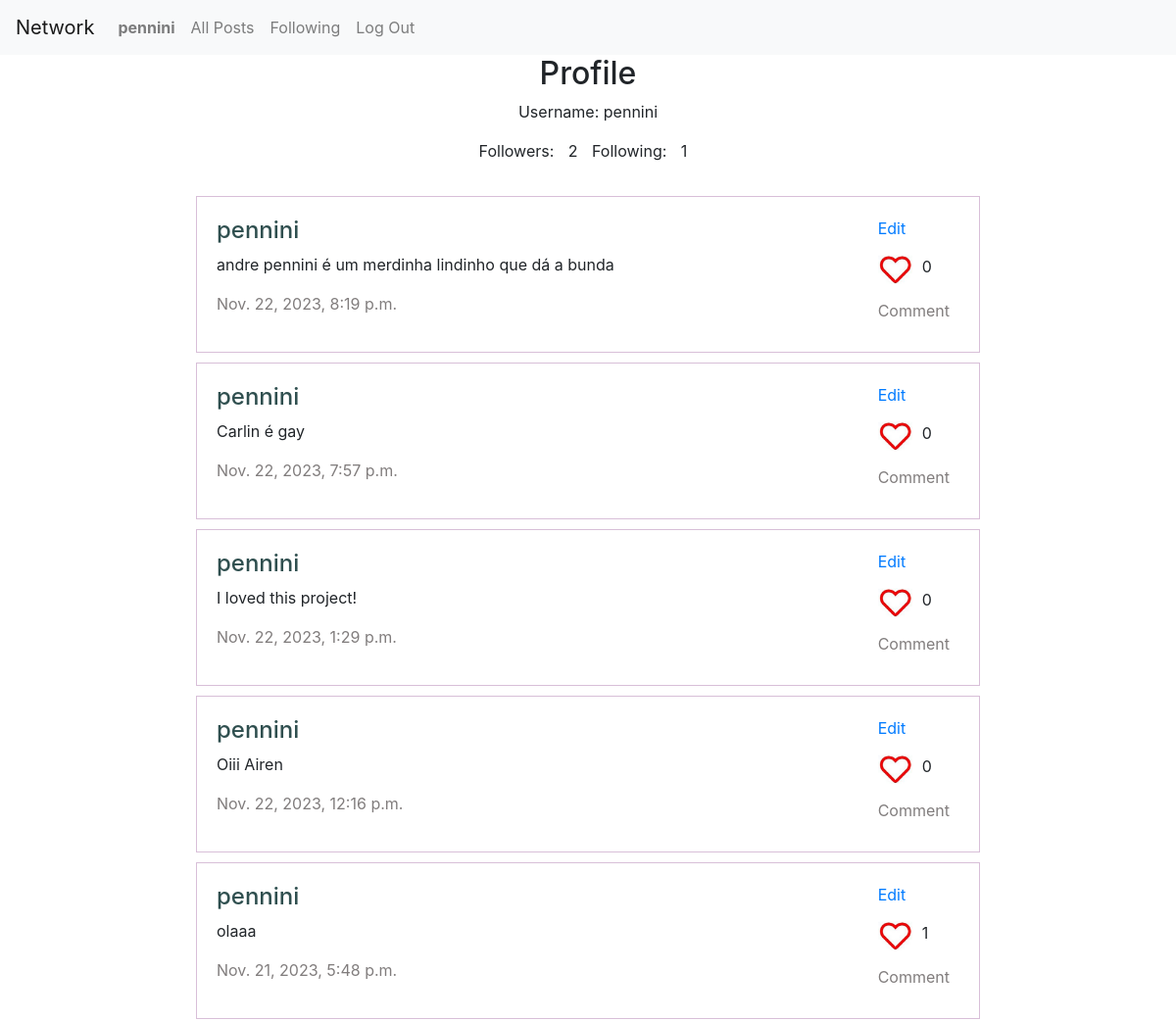
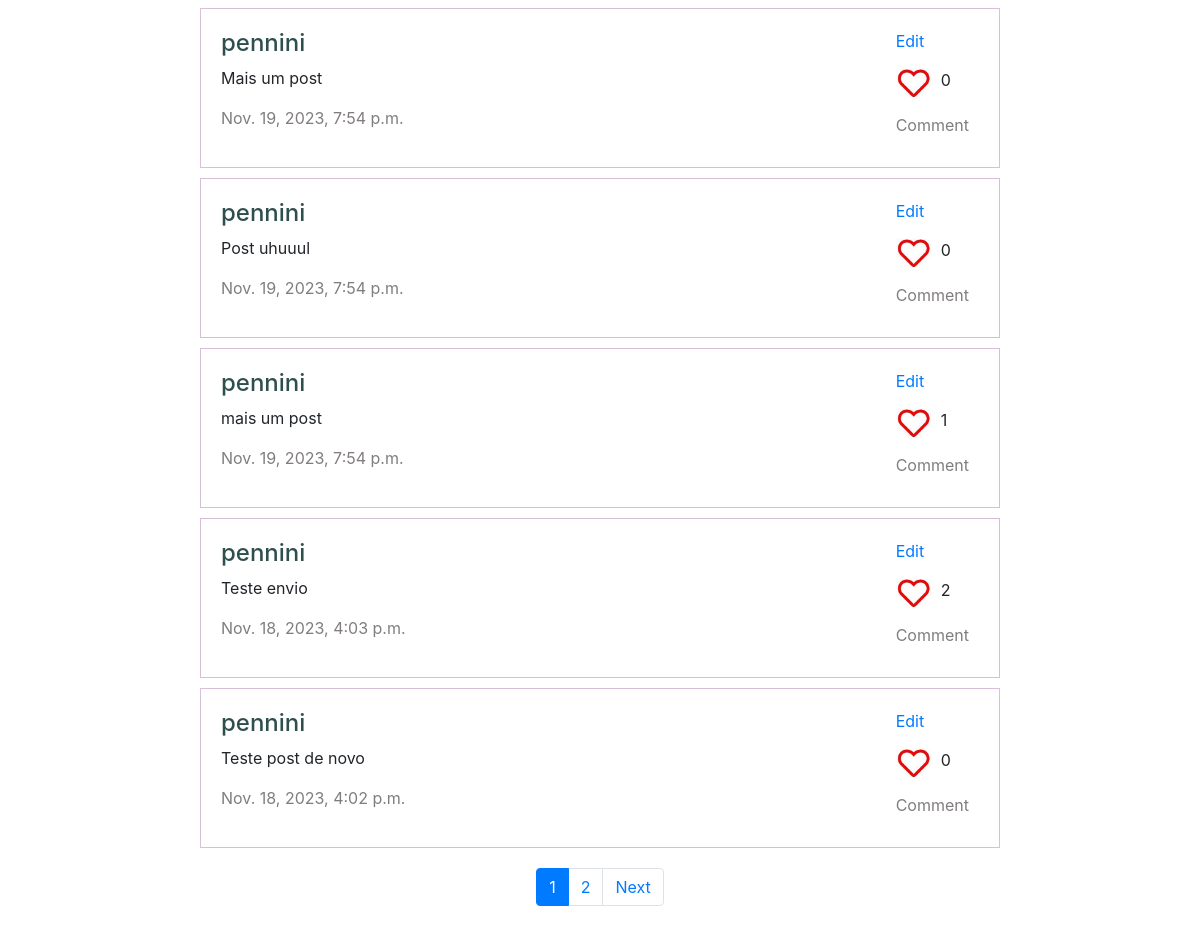
Page /2 (signed in) on the committed database (2 pictures, top to bottom).
### network/models.py (models this page shows, shortened)
class User(AbstractUser):
    pass

class Post(models.Model):
    user = models.ForeignKey(User, on_delete=models.CASCADE, related_name="posts")
    content = models.TextField()
    timestamp = models.DateTimeField(auto_now_add=True)
    likes_post = models.IntegerField(default=0)

### network/views.py (the view)
# urls.py: path("<int:user_id>", views.profile, name="profile"),
@login_required
def profile(request, user_id):
    user = User.objects.get(pk=user_id)
    posts = Post.objects.filter(user=user_id).order_by("-timestamp").all()
    followers = Follow.objects.filter(following=user_id).count()
    following = Follow.objects.filter(user=user_id).count()
    p = Paginator(posts, 10)
    page_number = request.GET.get('page')
    page_obj = p.get_page(page_number)
    liked_posts = set(request.user.likes.filter(like=True).values_list('post_id', flat=True))
    for post in posts:
        post.is_liked = post.id in liked_posts
    if request.user.is_authenticated:
        if request.user == user_id:
            return render(request, "network/profile.html", {
                "user_id": user,
                "page_obj": page_obj,
                "page_count": range(1, p.count + 1),
                "followers": followers,
                "following": following
            })
        else:
            following_list = set(request.user.following.filter(following=user_id))
            if following_list:
                follow = True
            else:
                follow = False
            return render(request, "network/profile.html", {
                "user_id": user,
                "page_obj": page_obj,
                "page_count": range(1, p.count + 1),
                "followers": followers,
                "following": following,
                "follow": follow
            })
    else:
        return HttpResponseRedirect(reverse("login"))

### network/templates/network/profile.html (shortened to what this page needs)
{% extends "network/layout_posts.html" %}
{% load static %}
{% block content %}
    <div id="info-profile">
        <h2>Profile</h2>
        <div>
            <p>Username: {{ user_id.username }}</p>
            <div id="follow-profile">
                <span>Followers:</span>
                <span id="followers">{{ followers }}</span>
                <span>Following:</span>
                <span>{{ following }}</span>
            </div>
        </div>
        <br>
    </div>
{% endblock content %}

### network/templates/network/layout_posts.html (shortened to what this page needs)
{% extends "network/layout.html" %}
{% load static %}
{% block body %}
    {% for post in page_obj %}
        <div class="post-views">
            <div class="post-content" id="post-content-{{ post.id }}">
                <span>
                    <a href="{% url 'profile' post.user.id %}" class="user-id"><h4>{{ post.user }}</h4></a>
                    <p id="textarea-{{ post.id }}">{{ post.content }}</p>
                    <p class="timestamp">{{ post.timestamp }}</p>
                </span>
                <span>
                    <div class="post-interaction">
                        {% if user.id == post.user.id %}
                            <div class="post-but">
                                <a href="#" class="edit-post" data-id="{{ post.id }}">Edit</a>
                            </div>
                        {% endif %}
                        <div class="like-but">
                            <a href="#" class="like-post">
                                {% if post.is_liked %}
                                    <img data-id="{{ post.id }}" src="{% static 'network/images/like.png' %}" alt="like button" class="icone-like">
                                {% else %}
                                    <img data-id="{{ post.id }}" src="{% static 'network/images/unlike.png' %}" alt="like button" class="icone-like">
                                {% endif %}
                            </a>
                            <div id="like-{{ post.id }}">{{ post.likes_post }}</div>
                        </div>
                        <div class="post-but">
                            <a href="#" class="comment-post" data-id="{{ post.id }}">Comment</a>
                        </div>
                    </div>
                </span>
            </div>
        </div>
    {% endfor %}
    <nav id="pagination" aria-label="Page navigation example">
        <ul class="pagination justify-content-center">
          {% for i in page_obj.paginator.page_range %}
            {% if page_obj.number == i %}
                <li class="page-item active" aria-current="page">
                    <a class="page-link" href="?page={{ i }}">{{ i }} <span class="sr-only">(current)</span></a>
                </li>
            {% else %}
                <li class="page-item"><a class="page-link" href="?page={{ i }}">{{ i }}</a></li>
            {% endif %}
          {% endfor %}
          {% if page_obj.has_next %}
            <li class="page-item">
                <a class="page-link" href="?page={{ page_obj.next_page_number }}">Next</a>
            </li>
          {% endif %}
        </ul>
    </nav>
{% endblock body %}

### network/templates/network/layout.html (shortened to what this page needs)
{% load static %}
<!DOCTYPE html>
<html lang="en">
    <head>
        <link rel="stylesheet" href="https://stackpath.bootstrapcdn.com/bootstrap/4.4.1/css/bootstrap.min.css">
        <link href="{% static 'network/styles.css' %}" rel="stylesheet">
    </head>
    <body>
        <nav class="navbar navbar-expand-lg navbar-light bg-light">
            <a class="navbar-brand" href="{% url 'index' %}">Network</a>
            <div>
              <ul class="navbar-nav mr-auto">
                {% if user.is_authenticated %}
                    <li class="nav-item">
                        <a class="nav-link" href="{% url 'profile' user.id %}"><strong>{{ user.username }}</strong></a>
                    </li>
                {% endif %}
                <li class="nav-item">
                  <a class="nav-link" href="{% url 'index' %}">All Posts</a>
                </li>
                {% if user.is_authenticated %}
                    <li class="nav-item">
                        <a class="nav-link" href="{% url 'following' %}">Following</a>
                    </li>
                    <li class="nav-item">
                        <a class="nav-link" href="{% url 'logout' %}">Log Out</a>
                    </li>
                {% endif %}
              </ul>
            </div>
          </nav>
        <div class="body">
            {% block content %}
            {% endblock content %}
            {% block body %}
            {% endblock %}
        </div>
    </body>
</html>

### network/static/network/styles.css (style rules this page uses)
span { word-wrap: break-word; margin-right: 10px; }
.post-content { display: flex; text-align: left; justify-content: space-between; padding: 20px; }
.post-views { margin-left: 200px; margin-right: 200px; margin-top: 10px; border: 1px solid thistle; }
#info-profile { text-align: center; margin-left: 200px; margin-right: 200px; }
.post-but { margin-bottom: 10px; }
.like-but { display: flex; margin-top: 15px; margin-bottom: 15px; }
.like-post { margin-right: 10px; }
.user-id { color: darkslategrey; }
.comment-post, .timestamp { color: rgb(129, 125, 125); }
.icone-like { width: 35px; height: 30px; }
#pagination { margin-top: 20px; margin-bottom: 20px; }

### rows in the picture
User: username "pennini"
Post: user "pennini", content "andre pennini é um merdinha lindinho que dá a bunda", timestamp "Nov. 22, 2023, 8:19 p.m.", likes_post "0"
Post: user "pennini", content "Carlin é gay", timestamp "Nov. 22, 2023, 7:57 p.m.", likes_post "0"
Post: user "pennini", content "I loved this project!", timestamp "Nov. 22, 2023, 1:29 p.m.", likes_post "0"
Post: user "pennini", content "Oiii Airen", timestamp "Nov. 22, 2023, 12:16 p.m.", likes_post "0"
Post: user "pennini", content "olaaa", timestamp "Nov. 21, 2023, 5:48 p.m.", likes_post "1"
Post: user "pennini", content "Mais um post", timestamp "Nov. 19, 2023, 7:54 p.m.", likes_post "0"
Post: user "pennini", content "Post uhuuul", timestamp "Nov. 19, 2023, 7:54 p.m.", likes_post "0"
Post: user "pennini", content "mais um post", timestamp "Nov. 19, 2023, 7:54 p.m.", likes_post "1"
Post: user "pennini", content "Teste envio", timestamp "Nov. 18, 2023, 4:03 p.m.", likes_post "2"
Post: user "pennini", content "Teste post de novo", timestamp "Nov. 18, 2023, 4:02 p.m.", likes_post "0"

### other values in the picture
{{ followers }} "2"
{{ following }} "1"
{{ i }} "1"
{{ i }} "2"
